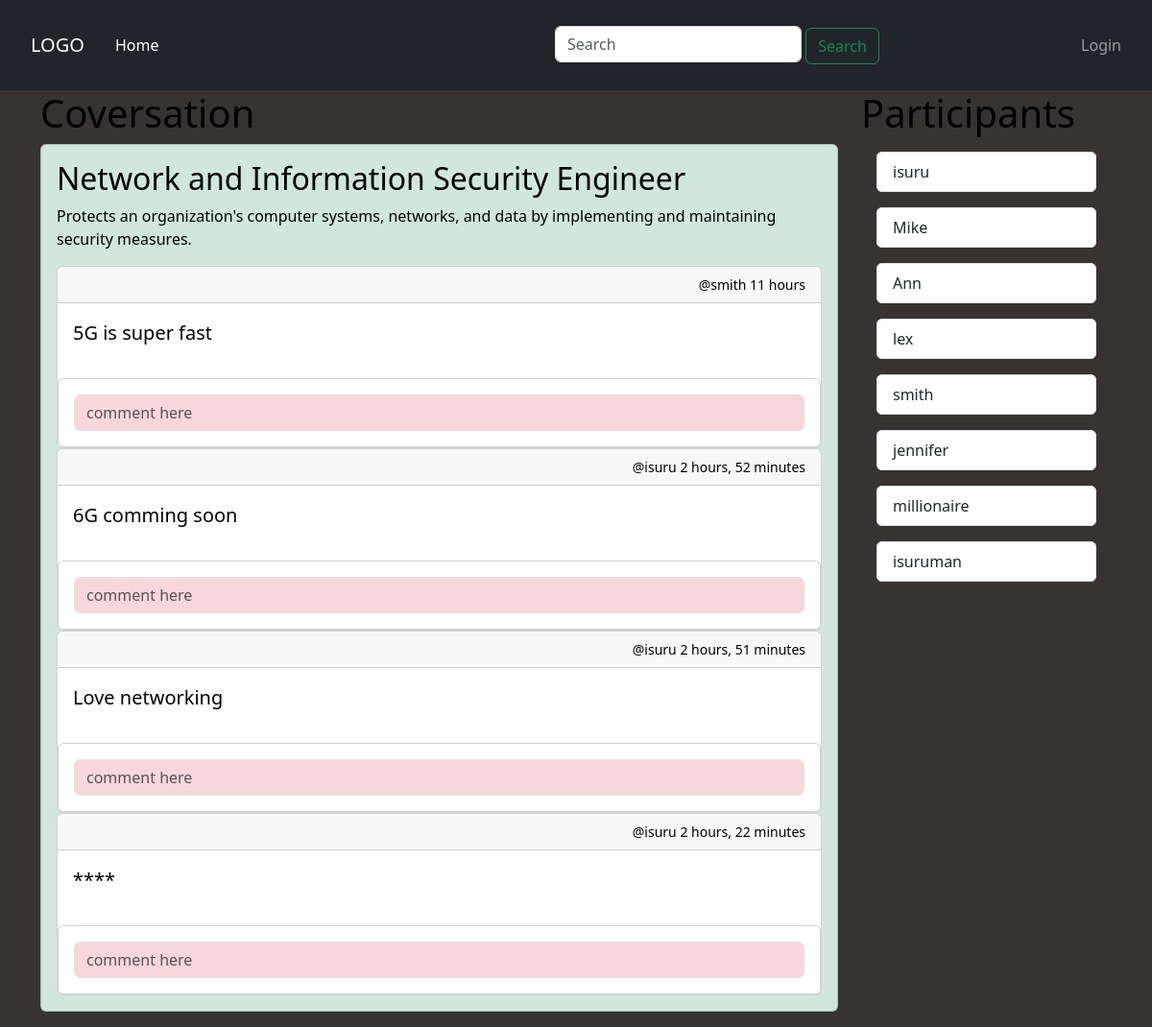
Page /room/3/ on the committed database.
### base/models.py (models this page shows, shortened)
class Room(models.Model):
    host = models.ForeignKey(User, on_delete=models.SET_NULL, null=True)
    topic = models.ForeignKey(Topic, on_delete=models.SET_NULL, null=True)
    name = models.CharField(max_length=100)
    description = models.TextField(null=True, blank=True)
    participants = models.ManyToManyField(User,related_name="participants")
    updated = models.DateTimeField(auto_now=True)
    created = models.DateTimeField(auto_now_add=True)
    class Meta:
        ordering = ["-created","-updated"]

class Message(models.Model):
    user = models.ForeignKey(User, on_delete=models.CASCADE)
    room = models.ForeignKey(Room, on_delete=models.CASCADE)
    body = models.TextField()
    updated = models.DateTimeField(auto_now=True)
    created = models.DateTimeField(auto_now_add=True)

### base/views.py (the view, shortened to what this page needs)
# urls.py: path('room/<str:pk>/', views.room, name="room"),
def room(request, pk):
    room = Room.objects.get(id=pk)
    room_messages = room.message_set.all()
    participants = room.participants.all()
    context = {"room": room, "room_messages": room_messages,"participants":participants}
    return render(request, "room.html", context)

### templates/room.html (shortened to what this page needs)
<!DOCTYPE html>
<html lang="en">
<head>
	<link href="https://cdn.jsdelivr.net/npm/bootstrap@5.3.0-alpha1/dist/css/bootstrap.min.css" rel="stylesheet"
>
</head>
<body>
{% extends "main.html" %}
{% block content %}
	<div class="container">
		<div class="row">
			<div class="col-md-9">
				<h1 class="text-black">Coversation</h1>
				<div class="row">
					<div class="col">
						<div class="card text-white bg-success-subtle mb-3">
							<div class="card-body">
								<h2 class="card-title text-black">{{ room.name }}</h2>
								<p class="card-text text-black">{{ room.description }}</p>
								{% for message in room_messages %}
									<div class="card">
										<div class="card-header text-black d-flex justify-content-end">
											<small>@{{ message.user }} {{ message.created|timesince }}</small>
										</div>
										<div class="card-body">
											<blockquote class="blockquote ">
												<p class="text-black">{{ message.body }}</p>
											</blockquote>
										</div>
										<div class="card">
											<div class="card-body">
												<form method="POST" action="">
													<input type="text" name="comment"
													       class="form-control bg-danger-subtle"
													       placeholder="comment here">
												</form>
											</div>
										</div>
									</div>
								{% endfor %}
							</div>
						</div>
					</div>
				</div>
			</div>
			<div class="col-md-3">
				<h1 class="text-black">Participants</h1>
				{% for participant in participants %}
					<div class="list-group bg-dark-subtle text-white m-3">
						<li class="list-group-item">{{ participant.username }}</li>
					</div>
				{% endfor %}
			</div>
		</div>
	</div>
{% endblock %}

### templates/main.html (style rules this page uses)
body { background-color: #383333; color: aliceblue; }

### rows in the picture
Room: name "Network and Information Security Engineer", description "Protects an organization's computer systems, networks, and data by implementing and maintaining security measures."
Message: user "smith", created "11 hours", body "5G is super fast"
Message: user "isuru", created "2 hours, 52 minutes", body "6G comming soon"
Message: user "isuru", created "2 hours, 51 minutes", body "Love networking"
Message: user "isuru", created "2 hours, 22 minutes", body "****"

### other values in the picture
{{ participant.username }} "isuru"
{{ participant.username }} "Mike"
{{ participant.username }} "Ann"
{{ participant.username }} "lex"
{{ participant.username }} "smith"
{{ participant.username }} "jennifer"
{{ participant.username }} "millionaire"
{{ participant.username }} "isuruman"
